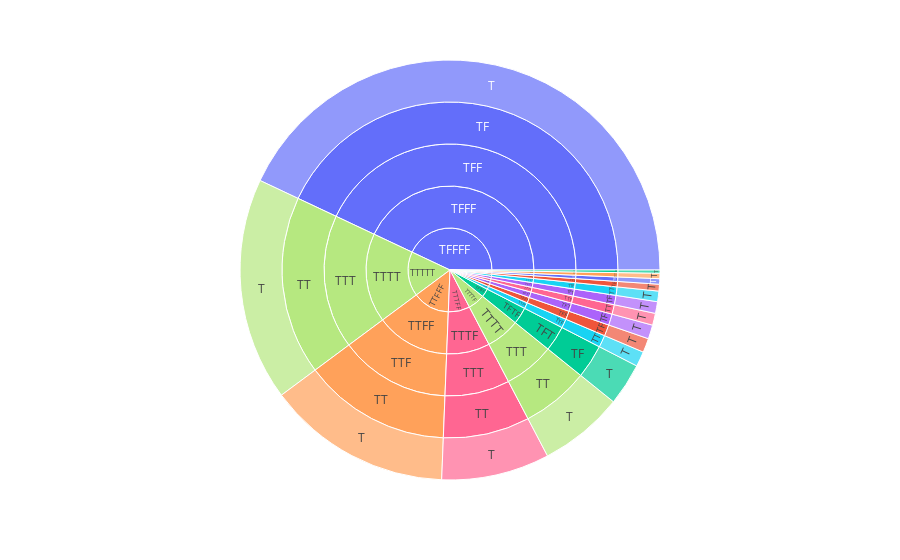

Notebook source saved alongside this figure:
### Code cell
fig = px.sunburst(sun_amount, path=['cohort_yr4_TF', 'cohort_yr3_TF', 'cohort_yr2_TF', 'cohort_yr1_TF', 'cohort_yr0_TF'], 
                  values='perc_amount_total',
                  color='cohort_yr3_TF',
                #  color_discrete_map={'TT':'black', 'TF':'gold'}
                 )
fig.show()

### Figure 1 — Plotly figure (JSON) as saved in the notebook; plotly's stock layout.template omitted (floating-point values rounded to 4 significant figures)
{"data": [{"branchvalues": "total", "customdata": [["TFFF"], ["TFFF"], ["TFFT"], ["TFFT"], ["TFTF"], ["TFTF"], ["TFTT"], ["TFTT"], ["TTFF"], ["TTFF"], ["TTFT"], ["TTFT"], ["TTTF"], ["TTTF"], ["TTTT"], ["TTTT"], ["TFFF"], ["TFFF"], ["TFFT"], ["TFFT"], ["TFTF"], ["TFTF"], ["TFTT"], ["TFTT"], ["TTFF"], ["TTFF"], ["TTFT"], ["TTFT"], ["TTTF"], ["TTTF"], ["TTTT"], ["TTTT"], ["TFFF"], ["TFFF"], ["TFFT"], ["TFFT"], ["TFTF"], ["TFTF"], ["TFTT"], ["TFTT"], ["TTFF"], ["TTFF"], ["TTFT"], ["TTFT"], ["TTTF"], ["TTTF"], ["TTTT"], ["TTTT"], ["TFFF"], ["TFFF"], ["TFFT"], ["TFFT"], ["TFTF"], ["TFTF"], ["TFTT"], ["TFTT"], ["TTFF"], ["TTFF"], ["TTFT"], ["TTFT"], ["TTTF"], ["TTTF"], ["TTTT"], ["TTTT"], ["TFFF"], ["TFFF"], ["TFFT"], ["TFFT"], ["TFTF"], ["TFTF"], ["TFTT"], ["TFTT"], ["TTFF"], ["TTFF"], ["TTFT"], ["TTFT"], ["TTTF"], ["TTTF"], ["TTTT"], ["TTTT"]], "domain": {"x": [0, 1], "y": [0, 1]}, "hovertemplate": "labels=%{label}<br>perc_amount_total=%{value}<br>parent=%{parent}<br>id=%{id}<br>cohort_yr3_TF=%{customdata[0]}<extra></extra>", "ids": ["TFFFF/TFFF/TFF/TF/T", "TFFFT/TFFF/TFF/TF/T", "TFFTF/TFFT/TFF/TF/T", "TFFTT/TFFT/TFF/TF/T", "TFTFF/TFTF/TFT/TF/T", "TFTFT/TFTF/TFT/TF/T", "TFTTF/TFTT/TFT/TF/T", "TFTTT/TFTT/TFT/TF/T", "TTFFF/TTFF/TTF/TT/T", "TTFFT/TTFF/TTF/TT/T", "TTFTF/TTFT/TTF/TT/T", "TTFTT/TTFT/TTF/TT/T", "TTTFF/TTTF/TTT/TT/T", "TTTFT/TTTF/TTT/TT/T", "TTTTF/TTTT/TTT/TT/T", "TTTTT/TTTT/TTT/TT/T", "TFFFF/TFFF/TFF/TF", "TFFFT/TFFF/TFF/TF", "TFFTF/TFFT/TFF/TF", "TFFTT/TFFT/TFF/TF", "TFTFF/TFTF/TFT/TF", "TFTFT/TFTF/TFT/TF", "TFTTF/TFTT/TFT/TF", "TFTTT/TFTT/TFT/TF", "TTFFF/TTFF/TTF/TT", "TTFFT/TTFF/TTF/TT", "TTFTF/TTFT/TTF/TT", "TTFTT/TTFT/TTF/TT", "TTTFF/TTTF/TTT/TT", "TTTFT/TTTF/TTT/TT", "TTTTF/TTTT/TTT/TT", "TTTTT/TTTT/TTT/TT", "TFFFF/TFFF/TFF", "TFFFT/TFFF/TFF", "TFFTF/TFFT/TFF", "TFFTT/TFFT/TFF", "TFTFF/TFTF/TFT", "TFTFT/TFTF/TFT", "TFTTF/TFTT/TFT", "TFTTT/TFTT/TFT", "TTFFF/TTFF/TTF", "TTFFT/TTFF/TTF", "TTFTF/TTFT/TTF", "TTFTT/TTFT/TTF", "TTTFF/TTTF/TTT", "TTTFT/TTTF/TTT", "TTTTF/TTTT/TTT", "TTTTT/TTTT/TTT", "TFFFF/TFFF", "TFFFT/TFFF", "TFFTF/TFFT", "TFFTT/TFFT", "TFTFF/TFTF", "TFTFT/TFTF", "TFTTF/TFTT", "TFTTT/TFTT", "TTFFF/TTFF", "TTFFT/TTFF", "TTFTF/TTFT", "TTFTT/TTFT", "TTTFF/TTTF", "TTTFT/TTTF", "TTTTF/TTTT", "TTTTT/TTTT", "TFFFF", "TFFFT", "TFFTF", "TFFTT", "TFTFF", "TFTFT", "TFTTF", "TFTTT", "TTFFF", "TTFFT", "TTFTF", "TTFTT", "TTTFF", "TTTFT", "TTTTF", "TTTTT"], "labels": ["T", "T", "T", "T", "T", "T", "T", "T", "T", "T", "T", "T", "T", "T", "T", "T", "TF", "TF", "TF", "TF", "TF", "TF", "TF", "TF", "TT", "TT", "TT", "TT", "TT", "TT", "TT", "TT", "TFF", "TFF", "TFF", "TFF", "TFT", "TFT", "TFT", "TFT", "TTF", "TTF", "TTF", "TTF", "TTT", "TTT", "TTT", "TTT", "TFFF", "TFFF", "TFFT", "TFFT", "TFTF", "TFTF", "TFTT", "TFTT", "TTFF", "TTFF", "TTFT", "TTFT", "TTTF", "TTTF", "TTTT", "TTTT", "TFFFF", "TFFFT", "TFFTF", "TFFTT", "TFTFF", "TFTFT", "TFTTF", "TFTTT", "TTFFF", "TTFFT", "TTFTF", "TTFTT", "TTTFF", "TTTFT", "TTTTF", "TTTTT"], "marker": {"colors": ["#636efa", "#636efa", "#EF553B", "#EF553B", "#00cc96", "#00cc96", "#ab63fa", "#ab63fa", "#FFA15A", "#FFA15A", "#19d3f3", "#19d3f3", "#FF6692", "#FF6692", "#B6E880", "#B6E880", "#636efa", "#636efa", "#EF553B", "#EF553B", "#00cc96", "#00cc96", "#ab63fa", "#ab63fa", "#FFA15A", "#FFA15A", "#19d3f3", "#19d3f3", "#FF6692", "#FF6692", "#B6E880", "#B6E880", "#636efa", "#636efa", "#EF553B", "#EF553B", "#00cc96", "#00cc96", "#ab63fa", "#ab63fa", "#FFA15A", "#FFA15A", "#19d3f3", "#19d3f3", "#FF6692", "#FF6692", "#B6E880", "#B6E880", "#636efa", "#636efa", "#EF553B", "#EF553B", "#00cc96", "#00cc96", "#ab63fa", "#ab63fa", "#FFA15A", "#FFA15A", "#19d3f3", "#19d3f3", "#FF6692", "#FF6692", "#B6E880", "#B6E880", "#636efa", "#636efa", "#EF553B", "#EF553B", "#00cc96", "#00cc96", "#ab63fa", "#ab63fa", "#FFA15A", "#FFA15A", "#19d3f3", "#19d3f3", "#FF6692", "#FF6692", "#B6E880", "#B6E880"]}, "name": "", "parents": ["TFFFF/TFFF/TFF/TF", "TFFFT/TFFF/TFF/TF", "TFFTF/TFFT/TFF/TF", "TFFTT/TFFT/TFF/TF", "TFTFF/TFTF/TFT/TF", "TFTFT/TFTF/TFT/TF", "TFTTF/TFTT/TFT/TF", "TFTTT/TFTT/TFT/TF", "TTFFF/TTFF/TTF/TT", "TTFFT/TTFF/TTF/TT", "TTFTF/TTFT/TTF/TT", "TTFTT/TTFT/TTF/TT", "TTTFF/TTTF/TTT/TT", "TTTFT/TTTF/TTT/TT", "TTTTF/TTTT/TTT/TT", "TTTTT/TTTT/TTT/TT", "TFFFF/TFFF/TFF", "TFFFT/TFFF/TFF", "TFFTF/TFFT/TFF", "TFFTT/TFFT/TFF", "TFTFF/TFTF/TFT", "TFTFT/TFTF/TFT", "TFTTF/TFTT/TFT", "TFTTT/TFTT/TFT", "TTFFF/TTFF/TTF", "TTFFT/TTFF/TTF", "TTFTF/TTFT/TTF", "TTFTT/TTFT/TTF", "TTTFF/TTTF/TTT", "TTTFT/TTTF/TTT", "TTTTF/TTTT/TTT", "TTTTT/TTTT/TTT", "TFFFF/TFFF", "TFFFT/TFFF", "TFFTF/TFFT", "TFFTT/TFFT", "TFTFF/TFTF", "TFTFT/TFTF", "TFTTF/TFTT", "TFTTT/TFTT", "TTFFF/TTFF", "TTFFT/TTFF", "TTFTF/TTFT", "TTFTT/TTFT", "TTTFF/TTTF", "TTTFT/TTTF", "TTTTF/TTTT", "TTTTT/TTTT", "TFFFF", "TFFFT", "TFFTF", "TFFTT", "TFTFF", "TFTFT", "TFTTF", "TFTTT", "TTFFF", "TTFFT", "TTFTF", "TTFTT", "TTTFF", "TTTFT", "TTTTF", "TTTTT", "", "", "", "", "", "", "", "", "", "", "", "", "", "", "", ""], "type": "sunburst", "values": [0.4299, 0.004219, 0.01083, 0.005219, 0.03246, 0.002483, 0.01076, 0.009009, 0.142, 0.004129, 0.01161, 0.008111, 0.08321, 0.009156, 0.06513, 0.1717, 0.4299, 0.004219, 0.01083, 0.005219, 0.03246, 0.002483, 0.01076, 0.009009, 0.142, 0.004129, 0.01161, 0.008111, 0.08321, 0.009156, 0.06513, 0.1717, 0.4299, 0.004219, 0.01083, 0.005219, 0.03246, 0.002483, 0.01076, 0.009009, 0.142, 0.004129, 0.01161, 0.008111, 0.08321, 0.009156, 0.06513, 0.1717, 0.4299, 0.004219, 0.01083, 0.005219, 0.03246, 0.002483, 0.01076, 0.009009, 0.142, 0.004129, 0.01161, 0.008111, 0.08321, 0.009156, 0.06513, 0.1717, 0.4299, 0.004219, 0.01083, 0.005219, 0.03246, 0.002483, 0.01076, 0.009009, 0.142, 0.004129, 0.01161, 0.008111, 0.08321, 0.009156, 0.06513, 0.1717]}], "layout": {"legend": {"tracegroupgap": 0}, "margin": {"t": 60}}}
